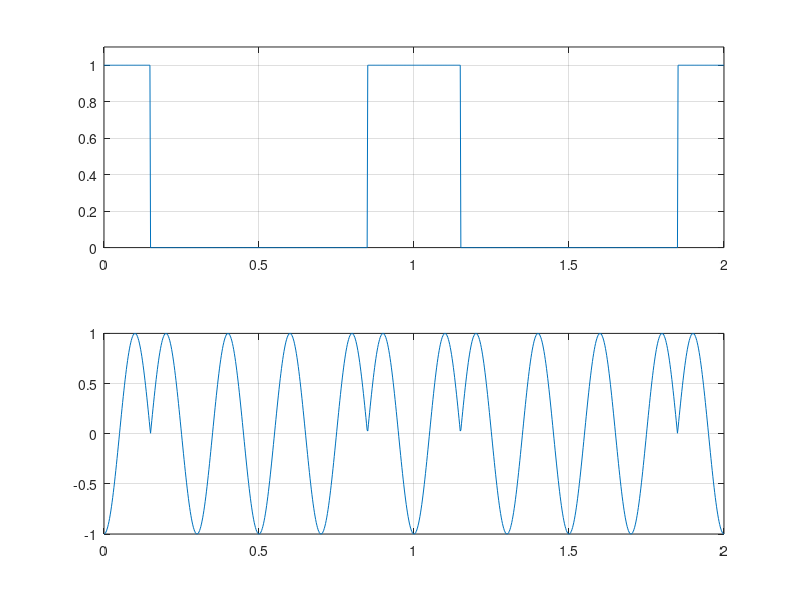
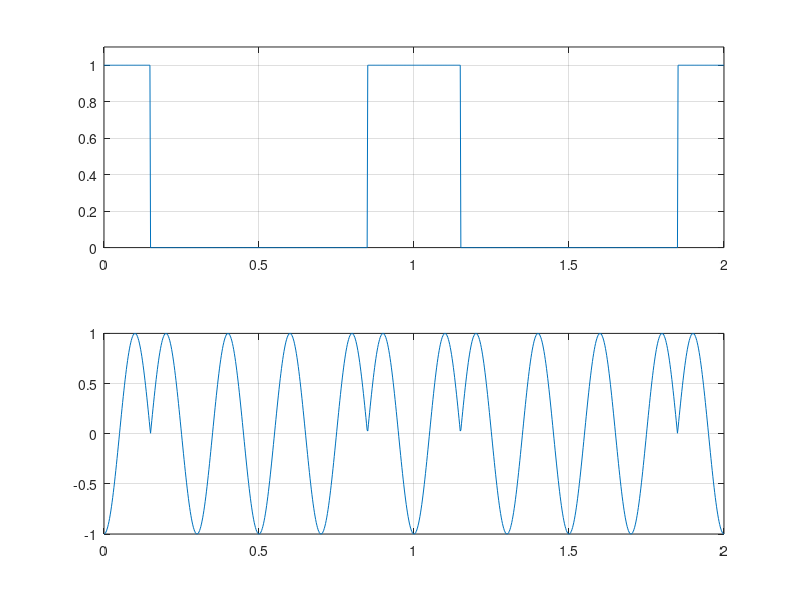

Recreate these plots in MATLAB, in order.

t = linspace( 0, 2, 1000 ) ;
tau = 0.15 ;
y1 = zeros( 1, length(t)) ;
y1(find(abs(t - round(t))<=tau)) = 1;
f = 5 ;
y = cos( 2*pi*f*t + pi*y1 ) ;
figure(1)
subplot(211)
plot( t, y1 ) ;
grid on ;
ylim([0 1.1]) ;
subplot(212)
plot( t, y ) ;
grid on

x = linspace(0, 2, 1000);
tau = 0.15;
y2 = zeros( 1, length(x)) ;
for k=1:length(x)
    val = round(x(k));
    dist = abs( x(k) - val ) ;
    if dist<=tau
        y2(k) = 1 ;
    else
    y2(k) = 0 ;
    end
end
f = 5 ;
y = cos( 2*pi*f*t + pi*y2) ;
figure(2)
subplot(211)
plot( x, y2 ) ;
grid on ;
ylim([0 1.1]) ;
subplot(212)
plot( x, y ) ;
grid on
